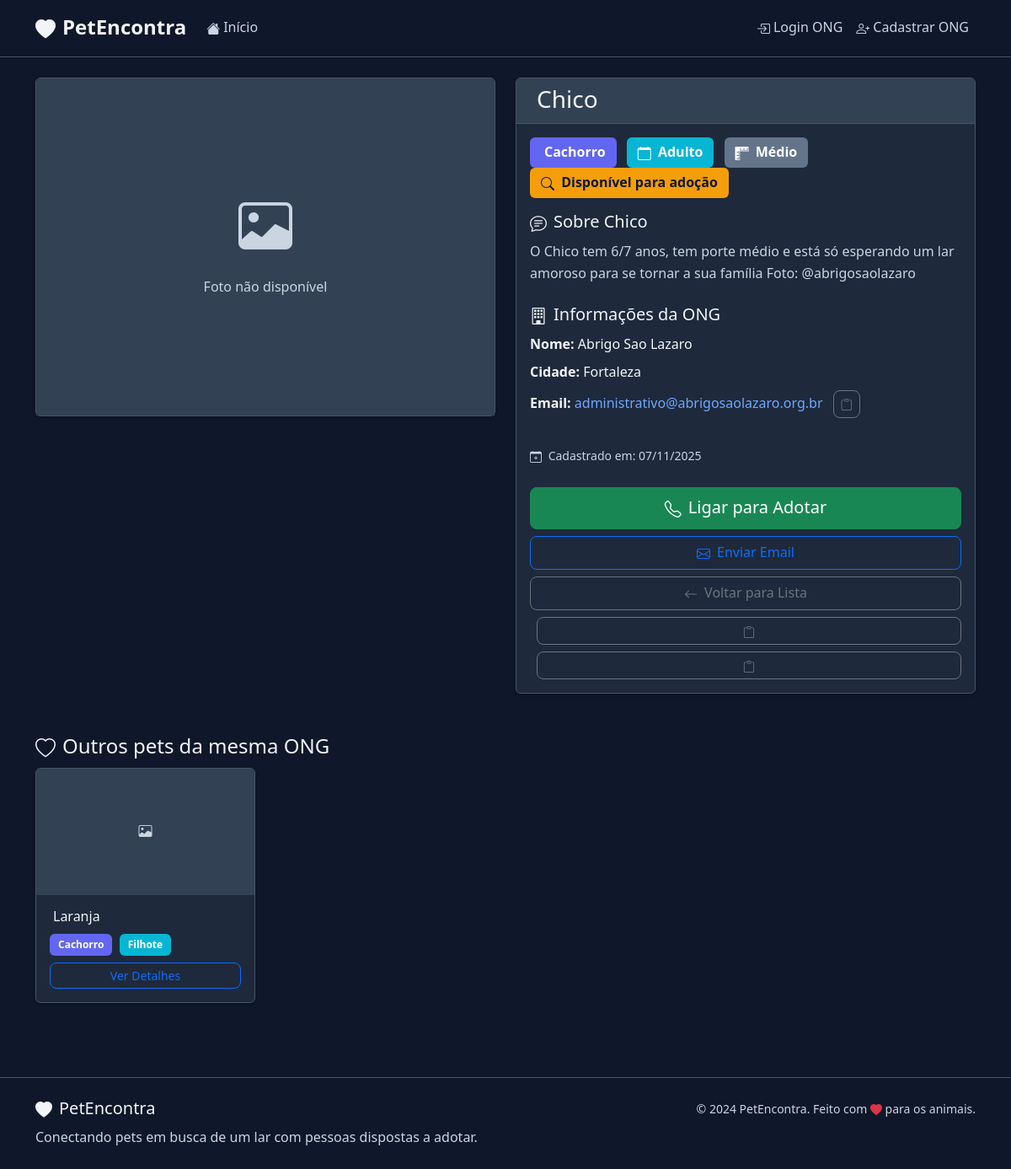
The page /pet/6 on the database its author committed.
### models.py (models this page shows, shortened)
class Pet(db.Model):
    ESPECIES = ['Cachorro', 'Gato']
    IDADES = ['Filhote', 'Adulto']
    PORTES = ['Pequeno', 'Médio', 'Grande']
    id = db.Column(db.Integer, primary_key=True)
    nome = db.Column(db.String(100), nullable=False)
    especie = db.Column(db.String(20), nullable=False)
    idade = db.Column(db.String(20), nullable=False)
    porte = db.Column(db.String(20))
    descricao = db.Column(db.Text)
    foto_url = db.Column(db.String(200))
    data_cadastro = db.Column(db.DateTime, default=datetime.utcnow)
    adotado = db.Column(db.Boolean, default=False)
    ong_id = db.Column(db.Integer, db.ForeignKey('ong.id'), nullable=False)

class Ong(UserMixin, db.Model):
    id = db.Column(db.Integer, primary_key=True)
    tipo_pessoa = db.Column(db.String(2), nullable=False, default='PJ')  # 'PF' ou 'PJ'
    nome = db.Column(db.String(100), nullable=False)
    cnpj = db.Column(db.String(18), unique=True, nullable=True)  # Pode ser CPF ou CNPJ
    cpf = db.Column(db.String(14), unique=True, nullable=True)  # Para pessoa física
    email = db.Column(db.String(120), unique=True, nullable=False)
    senha_hash = db.Column(db.String(128), nullable=False)
    endereco = db.Column(db.String(200))
    cidade = db.Column(db.String(100))
    cep = db.Column(db.String(8))
    telefone = db.Column(db.String(15))
    latitude = db.Column(db.Float)
    longitude = db.Column(db.Float)
    data_cadastro = db.Column(db.DateTime, default=datetime.utcnow)
    pets = db.relationship('Pet', backref='ong', lazy=True, cascade='all, delete-orphan')

### app.py (the view)
@app.route('/pet/<int:pet_id>')
def pet_detalhes(pet_id):
    pet = Pet.query.get_or_404(pet_id)
    return render_template('pet_detalhes.html', pet=pet)

### templates/pet_detalhes.html (shortened to what this page needs)
{% extends "base.html" %}
{% block content %}
<div class="container" style="background-color: var(--bg-primary);">
    <div class="row">
        <div class="col-lg-6 mb-4">
            <div class="card">
                {% if pet.foto_url %}
                    <img src="{{ pet.foto_url }}" class="card-img-top" alt="{{ pet.nome }}"
                         style="height: 400px; object-fit: cover;">
                {% else %}
                    <div class="card-img-top bg-light d-flex align-items-center justify-content-center"
                         style="height: 400px;">
                        <div class="text-center">
                            <i class="bi bi-image text-muted" style="font-size: 4rem;"></i>
                            <p class="text-muted mt-2">Foto não disponível</p>
                        </div>
                    </div>
                {% endif %}
            </div>
        </div>
        <div class="col-lg-6">
            <div class="card h-100">
                <div class="card-header">
                    <h3 class="mb-0">
                        {{ pet.nome }}
                    </h3>
                </div>
                <div class="card-body">
                    <div class="mb-3">
                        <span class="badge bg-primary me-2 fs-6">
                            {{ pet.especie }}
                        </span>
                        <span class="badge bg-info me-2 fs-6">
                            <i class="bi bi-calendar me-1"></i>
                            {{ pet.idade }}
                        </span>
                        {% if pet.porte %}
                            <span class="badge bg-secondary me-2 fs-6">
                                <i class="bi bi-rulers me-1"></i>
                                {{ pet.porte }}
                            </span>
                        {% endif %}
                        {% if pet.adotado %}
                            <span class="badge bg-success fs-6">
                                <i class="bi bi-check-circle me-1"></i>
                                Adotado
                            </span>
                        {% else %}
                            <span class="badge bg-warning text-dark fs-6">
                                <i class="bi bi-search me-1"></i>
                                Disponível para adoção
                            </span>
                        {% endif %}
                    </div>
                    {% if pet.descricao %}
                        <div class="mb-4">
                            <h5><i class="bi bi-chat-text me-2"></i>Sobre {{ pet.nome }}</h5>
                            <p class="card-text">{{ pet.descricao }}</p>
                        </div>
                    {% endif %}
                    <div class="mb-4">
                        <h5><i class="bi bi-building me-2"></i>Informações da ONG</h5>
                        <div class="row">
                            <div class="col-12 mb-2">
                                <strong>Nome:</strong> {{ pet.ong.nome }}
                            </div>
                            {% if pet.ong.cidade %}
                                <div class="col-12 mb-2">
                                    <strong>Cidade:</strong> {{ pet.ong.cidade }}
                                </div>
                            {% endif %}
                            {% if pet.ong.email %}
                                <div class="col-12 mb-2">
                                    <strong>Email:</strong>
                                    <a href="mailto:{{ pet.ong.email }}" class="text-decoration-none">
                                        {{ pet.ong.email }}
                                    </a>
                                </div>
                            {% endif %}
                        </div>
                    </div>
                    <div class="mb-4">
                        <small class="text-muted">
                            <i class="bi bi-calendar-plus me-1"></i>
                            Cadastrado em: {{ pet.data_cadastro.strftime('%d/%m/%Y') if pet.data_cadastro else 'N/A' }}
                        </small>
                    </div>
                    <div class="d-grid gap-2">
                        {% if not pet.adotado %}
                            <a href="tel:{{ pet.ong.telefone }}" class="btn btn-success btn-lg">
                                <i class="bi bi-telephone me-2"></i>Ligar para Adotar
                            </a>
                            <a href="mailto:{{ pet.ong.email }}" class="btn btn-outline-primary">
                                <i class="bi bi-envelope me-2"></i>Enviar Email
                            </a>
                        {% else %}
                            <button class="btn btn-secondary btn-lg" disabled>
                                <i class="bi bi-check-circle me-2"></i>Este pet já foi adotado
                            </button>
                        {% endif %}
                        <a href="{{ url_for('index') }}" class="btn btn-outline-secondary">
                            <i class="bi bi-arrow-left me-2"></i>Voltar para Lista
                        </a>
                    </div>
                </div>
            </div>
        </div>
    </div>
    <div class="row mt-5">
        <div class="col-12">
            <h4><i class="bi bi-heart me-2"></i>Outros pets da mesma ONG</h4>
            <div class="row">
                {% for outro_pet in pet.ong.pets %}
                    {% if outro_pet.id != pet.id and not outro_pet.adotado %}
                        <div class="col-lg-3 col-md-4 col-sm-6 mb-3">
                            <div class="card h-100">
                                {% if outro_pet.foto_url %}
                                    <img src="{{ outro_pet.foto_url }}" class="card-img-top" alt="{{ outro_pet.nome }}"
                                         style="height: 150px; object-fit: cover;">
                                {% else %}
                                    <div class="card-img-top bg-light d-flex align-items-center justify-content-center"
                                         style="height: 150px;">
                                        <i class="bi bi-image text-muted"></i>
                                    </div>
                                {% endif %}
                                <div class="card-body">
                                    <h6 class="card-title">
                                        {{ outro_pet.nome }}
                                    </h6>
                                    <div class="mb-2">
                                        <span class="badge bg-primary me-1">{{ outro_pet.especie }}</span>
                                        <span class="badge bg-info">{{ outro_pet.idade }}</span>
                                    </div>
                                    <a href="{{ url_for('pet_detalhes', pet_id=outro_pet.id) }}"
                                       class="btn btn-outline-primary btn-sm w-100">
                                        Ver Detalhes
                                    </a>
                                </div>
                            </div>
                        </div>
                    {% endif %}
                {% endfor %}
            </div>
        </div>
    </div>
</div>
{% endblock %}

### static/css/style.css (style rules this page uses)
:root { --primary-color: #6366f1; --secondary-color: #64748b; --success-color: #10b981; --danger-color: #ef4444; --warning-color: #f59e0b; --info-color: #06b6d4; --light-color: #1e293b; --dark-color: #f1f5f9; --bg-primary: #0f172a; --bg-secondary: #1e293b; --bg-tertiary: #334155; --text-primary: #f1f5f9; --text-secondary: #cbd5e1; --border-color: #475569; }
body { font-family: 'Segoe UI', Tahoma, Geneva, Verdana, sans-serif; line-height: 1.6; color: var(--text-primary); background-color: var(--bg-primary); min-height: 100vh; }
.container, .container-fluid { background-color: transparent; }
.badge { font-size: 0.75rem; padding: 0.5em 0.75em; }
.btn { border-radius: 8px; font-weight: 500; transition: all 0.3s ease; }
.card { background-color: var(--bg-secondary); border: 1px solid var(--border-color); color: var(--text-primary); box-shadow: 0 2px 4px rgba(0, 0, 0, 0.2); }
.card-header { background-color: var(--bg-tertiary); border-bottom: 1px solid var(--border-color); color: var(--text-primary); }
.card-header h3, .card-header h4, .card-header h5 { color: var(--text-primary); margin: 0; }
.card-body { color: var(--text-primary); }
.card-title { color: var(--text-primary); }
.card-text { color: var(--text-secondary); }
.bi { vertical-align: -0.125em; }
.bg-light { background-color: var(--bg-tertiary) !important; }
.text-muted { color: var(--text-secondary) !important; }
.badge { border: 1px solid transparent; }
.badge.bg-primary { background-color: var(--primary-color) !important; }
.badge.bg-secondary { background-color: var(--secondary-color) !important; }
.badge.bg-info { background-color: var(--info-color) !important; }
.badge.bg-warning { background-color: var(--warning-color) !important; color: var(--bg-primary) !important; }
a { text-decoration: none; transition: color 0.3s ease; }

### rows shown on the page
Pet: nome "Chico", especie "Cachorro", idade "Adulto", porte "Médio", descricao "O Chico tem 6/7 anos, tem porte médio e está só esperando um lar amoroso para se tornar a sua família Foto: @abrigosaolazaro", data_cadastro "07/11/2025"
Ong: ong.nome "Abrigo Sao Lazaro", ong.cidade "Fortaleza", ong.email "administrativo@abrigosaolazaro.org.br"
Pet: nome "Laranja", especie "Cachorro", idade "Filhote"
